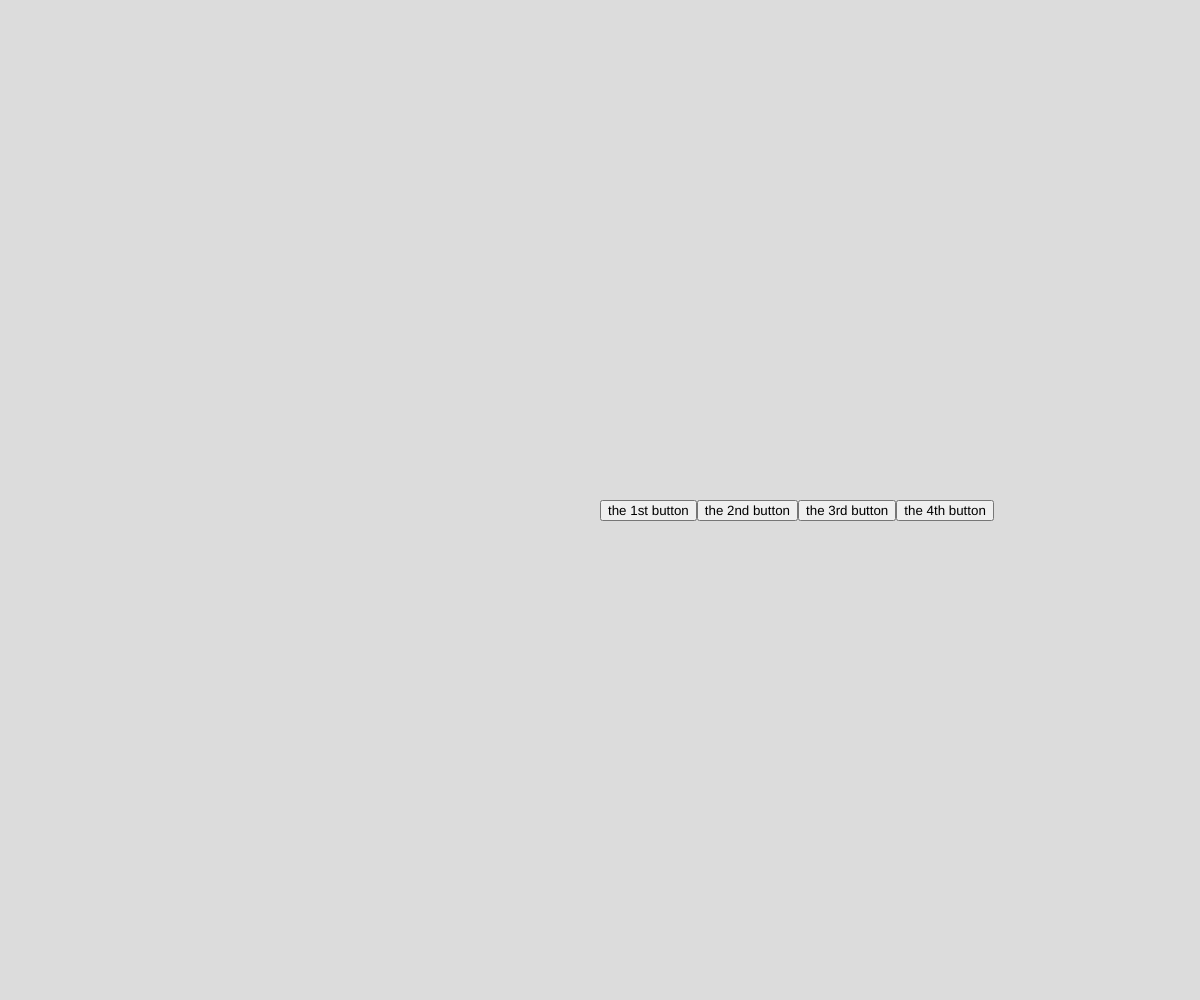
Frame 1 (no input)
Frame 60 (no input): identical to frame 1, image omitted
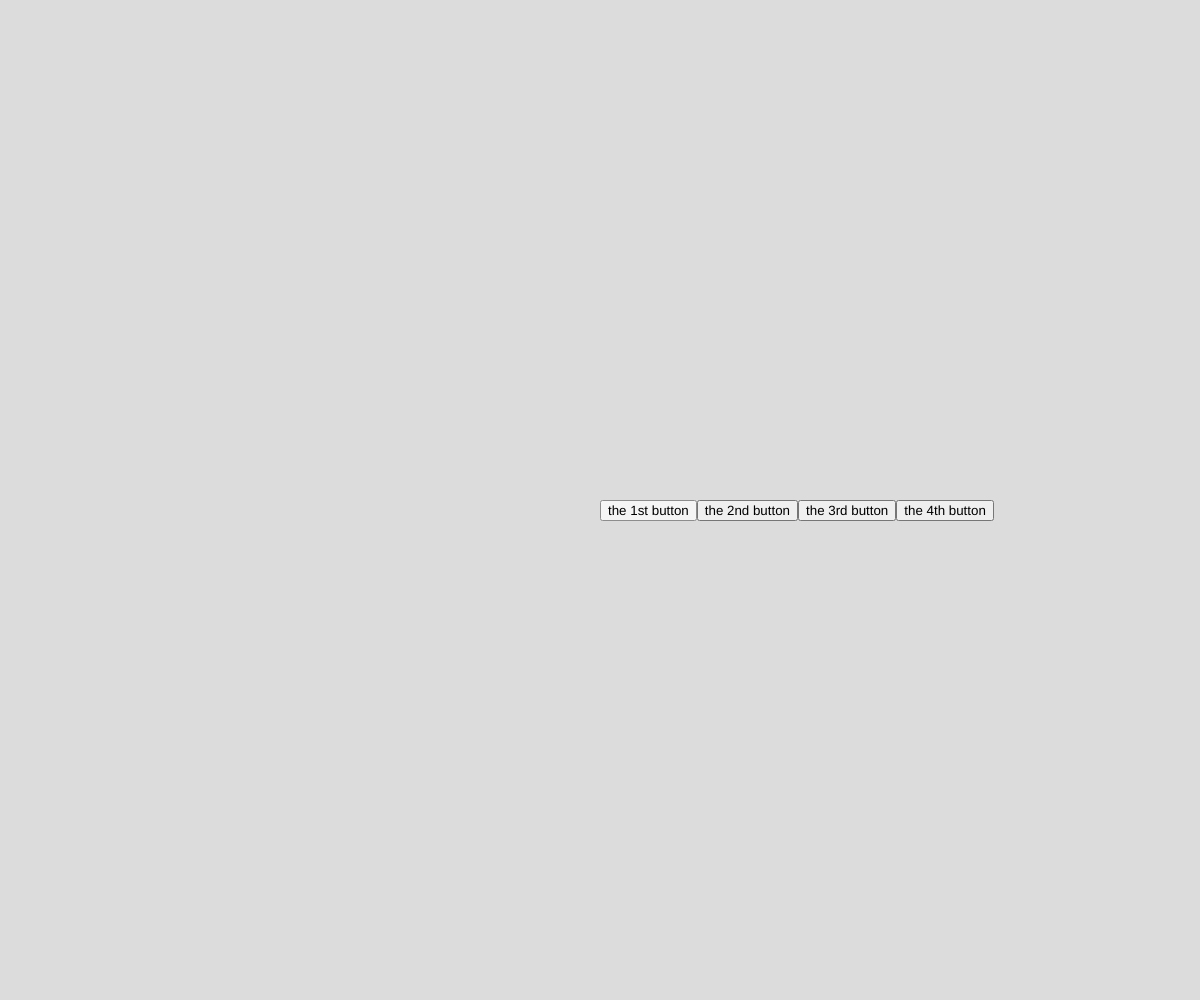
Frame 120 (the mouse pressed at the canvas centre since frame 60)

The p5.js sketch that drew these frames (run headless with seeded random() and noise() and a simulated clock; from frame 60 on, the mouse is pressed at the canvas centre):

// p5.js sketch
// ── sketch.js
// buttons and Container
let container;
let button1;
let button2;
let button3;
let button4;

function setup() {
  createCanvas(windowWidth, windowHeight);
    
    button1 = createButton ('the 1st button');
    button2 = createButton ('the 2nd button');
    button3 = createButton ('the 3rd button');
    button4 = createButton ('the 4th button');
    
    button1.class ('button-class');
    button2.class ('button-class');
    button3.class ('button-class');
    button4.class ('button-class');
    
    container = createDiv()
    container.id = ('button-container')
    
    
    container.child(button1);
    container.child(button2);
    container.child(button3);
    container.child(button4);
    
    container.position(width/2, height/2);
}

function draw() {
  background(220);
}

function windowResized() {
  resizeCanvas(windowWidth, windowHeight);
}
// ── style.css
html, body {
  margin: 0;
  padding: 0;
}
canvas {
  display: block;
}

.button-class{
    
    width: 150px;
    height: 50px;
    background-color: lightseagreen;
    color: black
    border-radius: 4px;
    
}


#button-container {
    display: flex
    flex-direction: column
}
